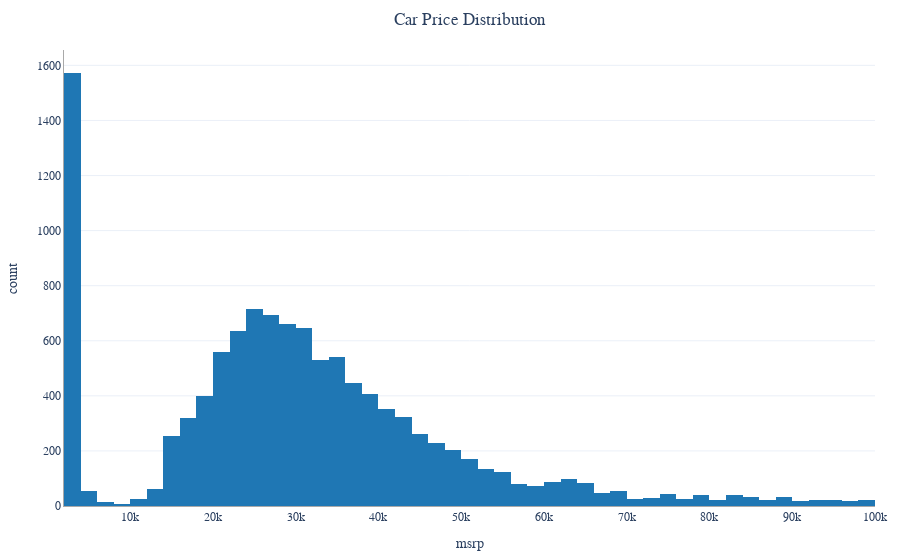

Source (notebook cell):
### Code cell
fig = px.histogram(df[df.msrp < 100000], x='msrp', nbins=50, title='Car Price Distribution')
fig.show()

### Figure 1 — Plotly figure (JSON) as saved in the notebook; plotly's stock layout.template omitted (floating-point values rounded to 4 significant figures; data arrays with more than 128 entries replaced by an {"elided": "..."} marker saying what was removed)
{"data": [{"alignmentgroup": "True", "bingroup": "x", "hovertemplate": "msrp=%{x}<br>count=%{y}<extra></extra>", "legendgroup": "", "marker": {"color": "#1F77B4", "pattern": {"shape": ""}}, "name": "", "nbinsx": 50, "offsetgroup": "", "orientation": "v", "showlegend": false, "type": "histogram", "x": {"elided": "11276 int values"}, "xaxis": "x", "yaxis": "y"}], "layout": {"barmode": "relative", "legend": {"tracegroupgap": 0}, "title": {"text": "Car Price Distribution"}, "xaxis": {"anchor": "y", "domain": [0, 1], "title": {"text": "msrp"}}, "yaxis": {"anchor": "x", "domain": [0, 1], "title": {"text": "count"}}}}
